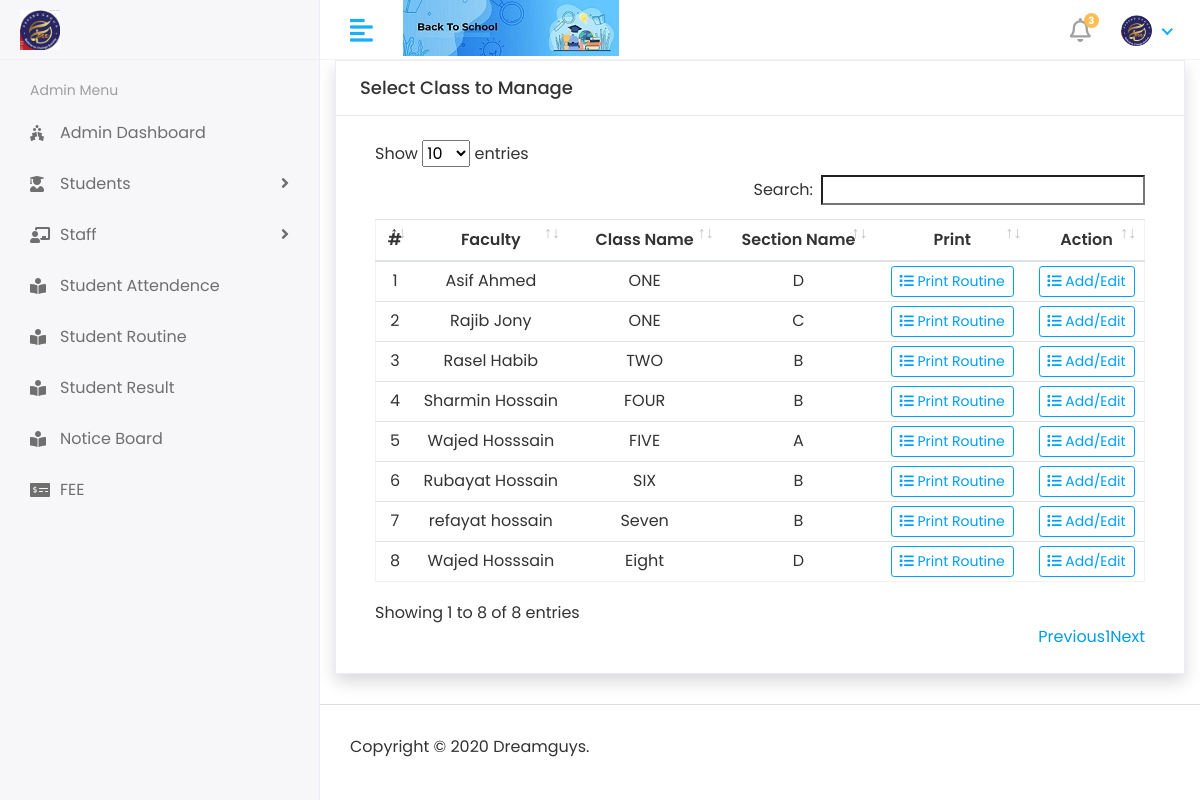
Page /class_routin (signed in) on the committed database.
### apps/Students/models/models.py (models this page shows, shortened)
class Class(models.Model):
    assigned_faculty = models.ForeignKey(Staff, on_delete=models.DO_NOTHING)
    assigned_section = models.ForeignKey(Section, on_delete=models.DO_NOTHING)
    name = models.CharField(max_length=250)

### apps/Staffs/models.py (models this page shows, shortened)
class Staff(models.Model):
    admin = models.OneToOneField(CustomUser,on_delete=models.CASCADE)
    address = models.TextField()
    gender = models.ForeignKey(Gender,on_delete=models.DO_NOTHING)
    active= models.BooleanField(default=True)
    created_at = models.DateTimeField(auto_now_add=True)
    updated_at = models.DateTimeField(auto_now=True)

### apps/users/models/models.py (models this page shows, shortened)
class CustomUser(AbstractUser):
    USER = (
        (1,'Admin'),
        (2,'STAFF'),
        (3,'STUDENT'),
    )
    user_type = models.CharField(choices=USER,max_length=50,default=1)
    profile_pic = models.ImageField(upload_to='media/profile_pic')

class Section(models.Model):
    name = models.CharField(max_length=200)
    active= models.BooleanField(default=True)
    created_at = models.DateTimeField(auto_now_add=True)
    updated_at = models.DateTimeField(auto_now=True)

### apps/Students/views.py (the view)
# urls.py: path('class_routin',class_routine,name='class_routin'),
@login_required
def class_routine(request):
    if request.user.user_type == '1':
        myClass = Class.objects.all()
    if request.user.user_type == '2':
        myClass = Class.objects.filter(assigned_faculty__admin__id = request.user.id).all()
    if request.user.user_type == '3':
        classIds=ClassStudent.objects.filter(
                student__admin__id = request.user.id)
        myClass=Class.objects.filter(
                id__in = classIds).all()
    context['page_title'] = "Routine Management"
    context['myClass'] = myClass
    return render(request, 'Routine/view_routine.html',context)

### apps/Students/templates/Routine/view_routine.html (shortened to what this page needs)
{% extends 'base/base.html' %} {% block content %}
<div class="col-lg-12 col-md-12 col-sm-12 col-xs-12">
    <div class="card card-default rounded-0 shadow ">
        <div class="card-header">
            <div class="d-flex w-100 align-items-center justify-content-between">
                <h4 class="card-title fw-bold">Select Class to Manage</h4>
            </div>
        </div>
        <div class="card-body">
            <div class="container-fluid">
                <table id="table_id" class="table table-hover table-center mb-0 ">
                    <colgroup>
                        <col width="5%">
                        <col width="20%">
                        <col width="20%">
                        <col width="20%">
                        <col width="20%">
                        <col width="15%">
                    </colgroup>
                    <thead>
                        <tr class="bg-gradient bg-opacity-50 ">
                            <th class="px-2 py-2 text-center">#</th>
                            <th class="px-2 py-2 text-center">Faculty</th>
                            <th class="px-2 py-2 text-center">Class Name</th>
                            <th class="px-2 py-2 text-center">Section Name</th>
                            <th class="px-2 py-2 text-center">Print</th>
                            <th class="px-2 py-2 text-center">Action</th>
                        </tr>
                    </thead>
                    <tbody>
                        {% for class in myClass %}
                        <tr>
                            <td class="px-2 py-1 align-middle text-center">{{ class.id }}</td>
                            <td class="px-2 py-1 align-middle text-center">{{ class.assigned_faculty.admin.first_name }} {{ class.assigned_faculty.admin.last_name }}</td>
                            <td class="px-2 py-1 align-middle text-center">{{ class.name }}</td>
                            <td class="px-2 py-1 align-middle text-center">{{ class.assigned_section.name }}</td>
                            <td class="px-2 py-1 align-middle text-center">
                                <a class="btn btn-outline-info btn-sm" target="_blank" href="{% url 'printroutine' class.pk %}" title="View">
                                    <i class="fa fa-list"></i> Print Routine
                                </a>
                            </td>
                            <td class="px-2 py-1 align-middle text-center">
                                {% if request.user.user_type != '3'%}
                                <a class="btn btn-outline-info btn-sm" href="{% url 'add_class_routin' class.pk %}" title="View">
                                    <i class="fa fa-list"></i> Add/Edit
                                </a>
                                {% endif %}
                            </td>
                        </tr>
                        {% endfor %}
                    </tbody>
                </table>
            </div>
        </div>
    </div>
</div>
{% endblock content %}

### apps/SchoolManagementSystemModules/static/css/style.css (style rules this page uses)
html { height: 100%; }
body { background-color: #fff; color: #333; font-family: 'Poppins', sans-serif; font-size: 1rem; height: 100%; line-height: 1.5; overflow-x: hidden; }
h1, h2, h3, h4, h5, h6 { font-family: 'Poppins', sans-serif; margin-top: 0; }
a { color: #009ce7; }
input, button, a { transition: all 0.4s ease; -moz-transition: all 0.4s ease; -o-transition: all 0.4s ease; -ms-transition: all 0.4s ease; -webkit-transition: all 0.4s ease; }
.table { color: #333; max-width: 100%; margin-bottom: 0; width: 100%; }
.table.dataTable { border-collapse: collapse !important; border: 1px solid rgba(0, 0, 0, 0.05); }
.table thead tr th { font-weight: 600; }
.table tbody tr { border-bottom: 1px solid rgba(0, 0, 0, 0.05); }
.table.table-center td, .table.table-center th { vertical-align: middle; }
.btn-outline-info { color: #009efb; border-color: #009efb; }
.card { border: 1px solid #ececf5; box-shadow: 0 1px 3px 0 rgba(0, 0, 0, 0.03); margin-bottom: 1.875rem; }
.card-body { padding: 1.5rem; }
.card-header { border-bottom: 1px solid #e6e6e6; padding: 1rem 1.5rem; }
.card .card-header { background-color: #fff; border-bottom: 1px solid #eaeaea; }
.card .card-header .card-title { margin-bottom: 0; font-size: 18px; }

### rows in the picture
Class: id "1", assigned_faculty.admin.first_name "Asif", assigned_faculty.admin.last_name "Ahmed", name "ONE", assigned_section.name "D"
Class: id "2", assigned_faculty.admin.first_name "Rajib", assigned_faculty.admin.last_name "Jony", name "ONE", assigned_section.name "C"
Class: id "3", assigned_faculty.admin.first_name "Rasel", assigned_faculty.admin.last_name "Habib", name "TWO", assigned_section.name "B"
Class: id "4", assigned_faculty.admin.first_name "Sharmin", assigned_faculty.admin.last_name "Hossain", name "FOUR", assigned_section.name "B"
Class: id "5", assigned_faculty.admin.first_name "Wajed", assigned_faculty.admin.last_name "Hosssain", name "FIVE", assigned_section.name "A"
Class: id "6", assigned_faculty.admin.first_name "Rubayat", assigned_faculty.admin.last_name "Hossain", name "SIX", assigned_section.name "B"
Class: id "7", assigned_faculty.admin.first_name "refayat", assigned_faculty.admin.last_name "hossain", name "Seven", assigned_section.name "B"
Class: id "8", assigned_faculty.admin.first_name "Wajed", assigned_faculty.admin.last_name "Hosssain", name "Eight", assigned_section.name "D"
